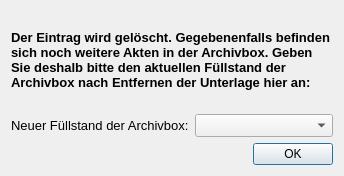
<?xml version="1.0" encoding="UTF-8"?>
<ui version="4.0">
 <class>newFuellstandDialog</class>
 <widget class="QDialog" name="newFuellstandDialog">
  <property name="geometry">
   <rect>
    <x>0</x>
    <y>0</y>
    <width>344</width>
    <height>176</height>
   </rect>
  </property>
  <property name="windowTitle">
   <string>Dialog</string>
  </property>
  <layout class="QGridLayout" name="gridLayout">
   <item row="1" column="1">
    <widget class="QComboBox" name="fuellstand">
     <property name="font">
      <font>
       <pointsize>10</pointsize>
      </font>
     </property>
    </widget>
   </item>
   <item row="2" column="0" colspan="2">
    <widget class="QDialogButtonBox" name="buttonBox">
     <property name="orientation">
      <enum>Qt::Horizontal</enum>
     </property>
     <property name="standardButtons">
      <set>QDialogButtonBox::Ok</set>
     </property>
    </widget>
   </item>
   <item row="1" column="0">
    <widget class="QLabel" name="label">
     <property name="font">
      <font>
       <pointsize>10</pointsize>
      </font>
     </property>
     <property name="text">
      <string>Neuer Füllstand der Archivbox:</string>
     </property>
    </widget>
   </item>
   <item row="0" column="0" colspan="2">
    <widget class="QLabel" name="label_2">
     <property name="font">
      <font>
       <pointsize>10</pointsize>
       <weight>75</weight>
       <bold>true</bold>
      </font>
     </property>
     <property name="text">
      <string>Der Eintrag wird gelöscht. Gegebenenfalls befinden sich noch weitere Akten in der Archivbox. Geben Sie deshalb bitte den aktuellen Füllstand der Archivbox nach Entfernen der Unterlage hier an:</string>
     </property>
     <property name="scaledContents">
      <bool>false</bool>
     </property>
     <property name="wordWrap">
      <bool>true</bool>
     </property>
    </widget>
   </item>
  </layout>
 </widget>
 <resources/>
 <connections>
  <connection>
   <sender>buttonBox</sender>
   <signal>accepted()</signal>
   <receiver>newFuellstandDialog</receiver>
   <slot>accept()</slot>
   <hints>
    <hint type="sourcelabel">
     <x>248</x>
     <y>254</y>
    </hint>
    <hint type="destinationlabel">
     <x>157</x>
     <y>274</y>
    </hint>
   </hints>
  </connection>
  <connection>
   <sender>buttonBox</sender>
   <signal>rejected()</signal>
   <receiver>newFuellstandDialog</receiver>
   <slot>reject()</slot>
   <hints>
    <hint type="sourcelabel">
     <x>316</x>
     <y>260</y>
    </hint>
    <hint type="destinationlabel">
     <x>286</x>
     <y>274</y>
    </hint>
   </hints>
  </connection>
 </connections>
</ui>
